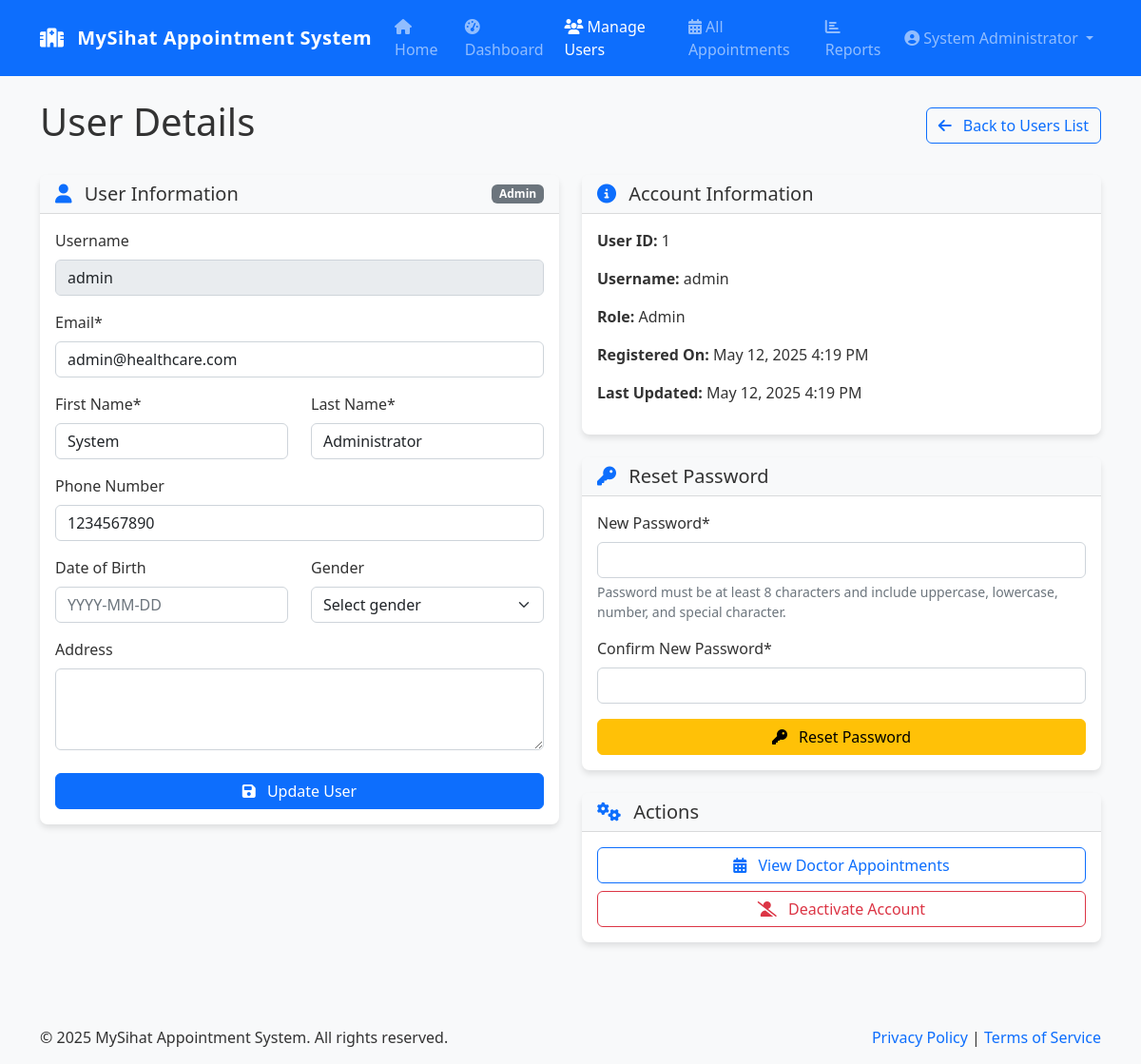
/admin/users.php?id=1 (signed in), run on an earlier commit of the app's database.
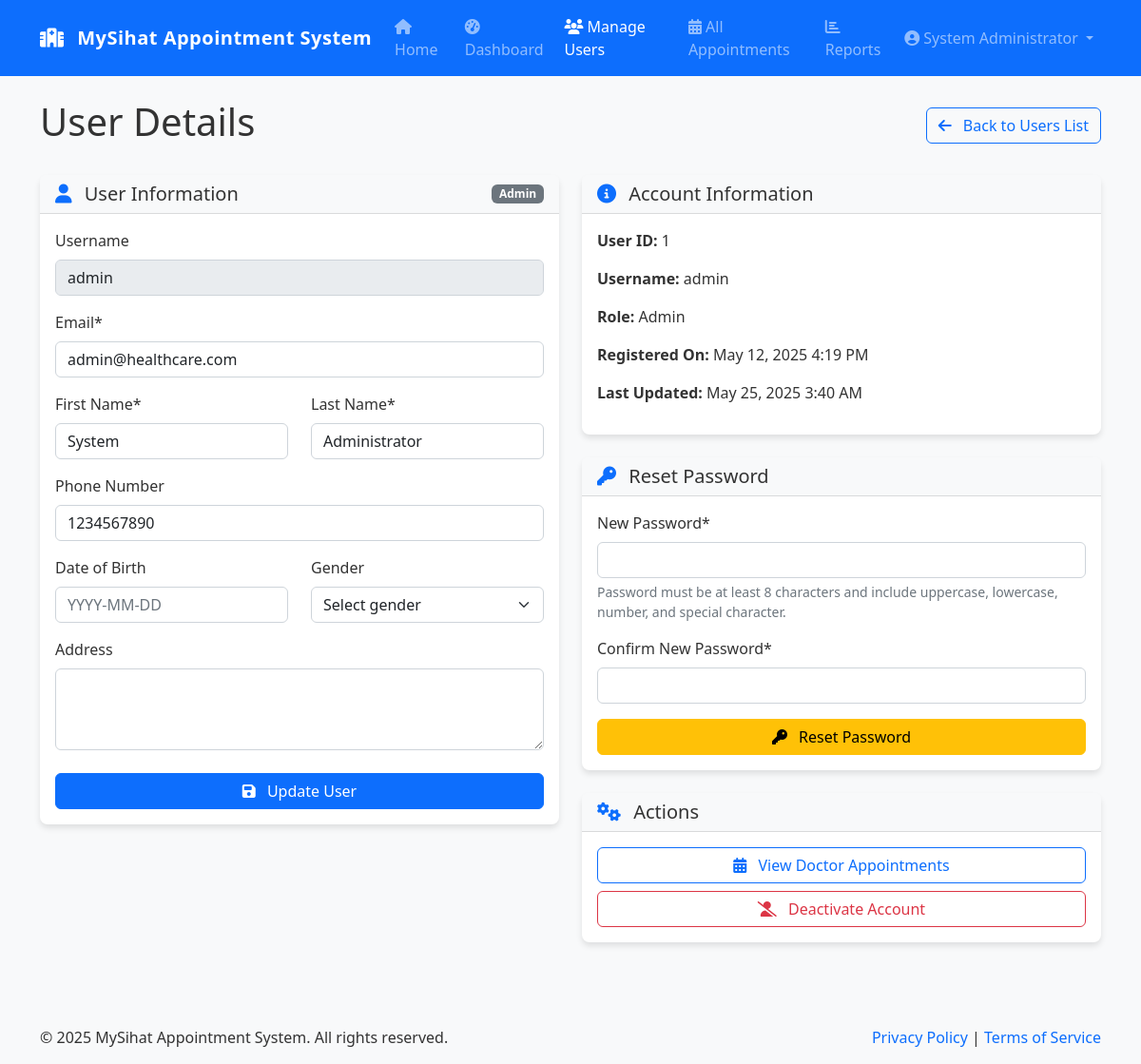
And on a later commit of the database.
### tables this page shows
CREATE TABLE users (
        id INTEGER PRIMARY KEY AUTOINCREMENT,
        username TEXT NOT NULL UNIQUE,
        password TEXT NOT NULL,
        email TEXT NOT NULL UNIQUE,
        first_name TEXT NOT NULL,
        last_name TEXT NOT NULL,
        role TEXT NOT NULL CHECK(role IN ('patient', 'doctor', 'admin')),
        phone TEXT,
        address TEXT,
        date_of_birth TEXT,
        gender TEXT CHECK(gender IN ('male', 'female', 'other')),
        created_at TIMESTAMP DEFAULT CURRENT_TIMESTAMP,
        updated_at TIMESTAMP DEFAULT CURRENT_TIMESTAMP
    );

### includes/db.php (called while the page is built, shortened)
<?php
class Database {
    private static $instance = null;
    private $conn;
    private function __construct() {
        try {
            $dbDir = dirname(DB_PATH);
            $this->conn = new PDO(
                "sqlite:" . DB_PATH,
                null,
                null,
                [
                    PDO::ATTR_ERRMODE => PDO::ERRMODE_EXCEPTION,
                    PDO::ATTR_DEFAULT_FETCH_MODE => PDO::FETCH_ASSOC,
                    PDO::ATTR_EMULATE_PREPARES => false
                ]
            );
            $this->conn->exec('PRAGMA foreign_keys = ON;');
        } catch (PDOException $e) {
            error_log("Database Connection Error: " . $e->getMessage());
            die("Database connection failed. Please try again later.");
        }
    }
    public static function getInstance() {
        if (self::$instance === null) {
            self::$instance = new self();
        }
        return self::$instance;
    }
    public function query($sql, $params = []) {
        try {
            $stmt = $this->conn->prepare($sql);
            $stmt->execute($params);
            return $stmt;
        } catch (PDOException $e) {
            error_log("Query Error: " . $e->getMessage() . " - SQL: " . $sql);
            throw new Exception("Database query failed. Please try again later.");
        }
    }
    public function fetchOne($sql, $params = []) {
        $stmt = $this->query($sql, $params);
        return $stmt->fetch();
    }
}

### includes/functions.php (called while the page is built, shortened)
<?php
require_once 'db.php';
function formatDate($date, $format = 'M j, Y') {
    return date($format, strtotime($date));
}

### admin/users.php (the view, shortened to what the rows shown need)
<?php
require_once '../includes/db.php';
require_once '../includes/functions.php';
require_once '../includes/auth.php';
$db = Database::getInstance();
$viewingSpecific = isset($_GET['id']) && is_numeric($_GET['id']);
$specificUserId = $viewingSpecific ? (int) $_GET['id'] : 0;
$errors = [];
try {
    if ($viewingSpecific) {
        $user = $db->fetchOne("SELECT * FROM users WHERE id = ?", [$specificUserId]);
    }
} catch (Exception $e) {
    error_log("User management error: " . $e->getMessage());
    setFlashMessage('error', 'An error occurred while retrieving user data.', 'danger');
    $users = [];
    $user = null;
    $doctorDetails = [];
    $appointmentsCount = ['count' => 0];
}
include '../includes/header.php';
?>
<div class="row">
    <div class="col-md-12">
        <?php if ($viewingSpecific): ?>
            <div class="d-flex justify-content-between align-items-center mb-4">
                <h1>User Details</h1>
                <a href="users.php" class="btn btn-outline-primary">
                    <i class="fas fa-arrow-left me-2"></i> Back to Users List
                </a>
            </div>
            <div class="row">
                <div class="col-md-6">
                    <div class="card mb-4">
                        <div class="card-header d-flex justify-content-between align-items-center">
                            <h5 class="mb-0">
                                <i class="fas fa-user text-primary me-2"></i>
                                User Information
                            </h5>
                            <span class="badge bg-<?php
                                echo $user['role'] === ROLE_PATIENT ? 'info' :
                                    ($user['role'] === ROLE_DOCTOR ? 'success' : 'secondary');
                            ?>">
                                <?php echo ucfirst($user['role']); ?>
                            </span>
                        </div>
                        <div class="card-body">
                            <form method="post" action="<?php echo $_SERVER['PHP_SELF'] . '?id=' . $specificUserId; ?>">
                                <div class="mb-3">
                                    <label for="username" class="form-label">Username</label>
                                    <input type="text" class="form-control" id="username" value="<?php echo $user['username']; ?>" disabled>
                                </div>
                                <div class="mb-3">
                                    <label for="email" class="form-label">Email*</label>
                                    <input type="email" class="form-control <?php echo isset($errors['email']) ? 'is-invalid' : ''; ?>" id="email" name="email" value="<?php echo $user['email']; ?>" required>
                                </div>
                                <div class="row mb-3">
                                    <div class="col-md-6">
                                        <label for="first_name" class="form-label">First Name*</label>
                                        <input type="text" class="form-control <?php echo isset($errors['first_name']) ? 'is-invalid' : ''; ?>" id="first_name" name="first_name" value="<?php echo $user['first_name']; ?>" required>
                                    </div>
                                    <div class="col-md-6">
                                        <label for="last_name" class="form-label">Last Name*</label>
                                        <input type="text" class="form-control <?php echo isset($errors['last_name']) ? 'is-invalid' : ''; ?>" id="last_name" name="last_name" value="<?php echo $user['last_name']; ?>" required>
                                    </div>
                                </div>
                                <div class="mb-3">
                                    <label for="phone" class="form-label">Phone Number</label>
                                    <input type="tel" class="form-control" id="phone" name="phone" value="<?php echo $user['phone']; ?>">
                                </div>
                                <div class="row mb-3">
                                    <div class="col-md-6">
                                        <label for="date_of_birth" class="form-label">Date of Birth</label>
                                        <input type="text" class="form-control datepicker-dob" id="date_of_birth" name="date_of_birth" value="<?php echo $user['date_of_birth']; ?>" placeholder="YYYY-MM-DD">
                                    </div>
                                    <div class="col-md-6">
                                        <label for="gender" class="form-label">Gender</label>
                                        <select class="form-select" id="gender" name="gender">
                                            <option value="">Select gender</option>
                                        </select>
                                    </div>
                                </div>
                                <div class="mb-3">
                                    <label for="address" class="form-label">Address</label>
                                    <textarea class="form-control" id="address" name="address" rows="3"><?php echo $user['address']; ?></textarea>
                                </div>
                                <div class="d-grid mt-4">
                                    <button type="submit" class="btn btn-primary">
                                        <i class="fas fa-save me-2"></i> Update User
                                    </button>
                                </div>
                            </form>
                        </div>
                    </div>
                </div>
                <div class="col-md-6">
                    <div class="card mb-4">
                        <div class="card-header">
                            <h5 class="mb-0">
                                <i class="fas fa-info-circle text-primary me-2"></i>
                                Account Information
                            </h5>
                        </div>
                        <div class="card-body">
                            <p><strong>User ID:</strong> <?php echo $user['id']; ?></p>
                            <p><strong>Username:</strong> <?php echo $user['username']; ?></p>
                            <p><strong>Role:</strong> <?php echo ucfirst($user['role']); ?></p>
                            <p><strong>Registered On:</strong> <?php echo formatDate($user['created_at'], 'F j, Y g:i A'); ?></p>
                            <p><strong>Last Updated:</strong> <?php echo formatDate($user['updated_at'], 'F j, Y g:i A'); ?></p>
                        </div>
                    </div>
                    <div class="card mb-4">
                        <div class="card-header">
                            <h5 class="mb-0">
                                <i class="fas fa-key text-primary me-2"></i>
                                Reset Password
                            </h5>
                        </div>
                        <div class="card-body">
                            <form method="post" action="<?php echo $_SERVER['PHP_SELF'] . '?id=' . $specificUserId; ?>">
                                <div class="mb-3">
                                    <label for="new_password" class="form-label">New Password*</label>
                                    <input type="password" class="form-control <?php echo isset($errors['new_password']) ? 'is-invalid' : ''; ?>" id="new_password" name="new_password" required>
                                    <div class="form-text">Password must be at least 8 characters and include uppercase, lowercase, number, and special character.</div>
                                </div>
                                <div class="mb-3">
                                    <label for="confirm_password" class="form-label">Confirm New Password*</label>
                                    <input type="password" class="form-control <?php echo isset($errors['confirm_password']) ? 'is-invalid' : ''; ?>" id="confirm_password" name="confirm_password" required>
                                </div>
                                <div class="d-grid">
                                    <button type="submit" class="btn btn-warning" onclick="return confirm('Are you sure you want to reset this user\'s password?');">
                                        <i class="fas fa-key me-2"></i> Reset Password
                                    </button>
                                </div>
                            </form>
                        </div>
                    </div>
                    <div class="card">
                        <div class="card-header">
                            <h5 class="mb-0">
                                <i class="fas fa-cogs text-primary me-2"></i>
                                Actions
                            </h5>
                        </div>
                        <div class="card-body">
                            <div class="d-grid gap-2">
                                <a href="appointments.php?<?php echo $user['role'] === ROLE_PATIENT ? 'patient_id=' : 'doctor_id='; ?><?php echo $user['id']; ?>" class="btn btn-outline-primary">
                                    <i class="fas fa-calendar-alt me-2"></i>
                                    <?php echo $user['role'] === ROLE_PATIENT ? 'View Patient Appointments' : 'View Doctor Appointments'; ?>
                                </a>
                                <button type="button" class="btn btn-outline-danger"
                                        onclick="if(confirm('Are you sure you want to deactivate this account? This action cannot be undone.')) alert('Account deactivation feature will be implemented in future updates.');">
                                    <i class="fas fa-user-slash me-2"></i> Deactivate Account
                                </button>
                            </div>
                        </div>
                    </div>
                </div>
            </div>
        <?php endif; ?>
    </div>
</div>
<?php include '../includes/footer.php'; ?>

What changed in the data, as far as the page shows it:
changed users "admin": updated_at "May 12, 2025 4:19 PM" → "May 25, 2025 3:40 AM"
